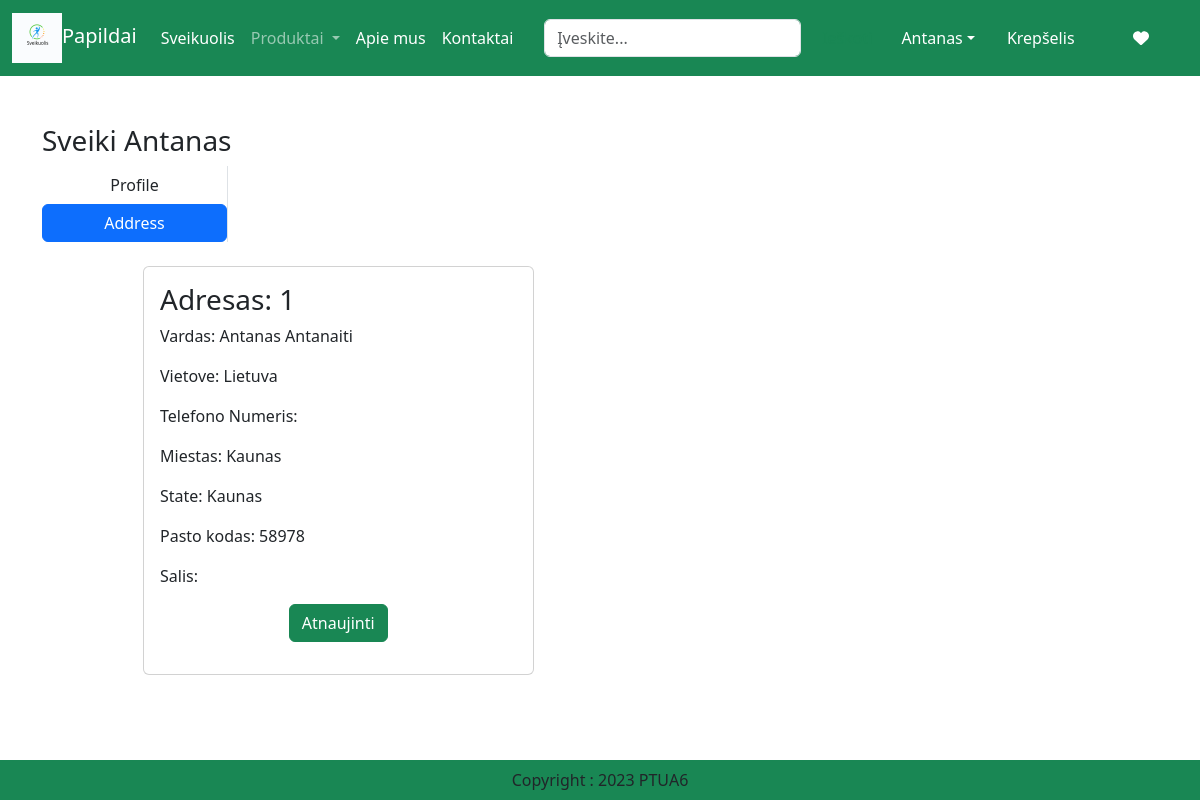
The app's page /address/ (signed in) with its own data.
### app/models.py (models this page shows, shortened)
class Customer(models.Model):
    user = models.ForeignKey(User, on_delete=models.CASCADE)
    name = models.CharField(max_length=200)
    locality = models.CharField(max_length=200)
    city = models.CharField(max_length=200)
    zipcode = models.IntegerField(null=True, blank=True)
    state = models.CharField(max_length=200)
    phone = models.IntegerField(null=True, blank=True)
    email = models.EmailField()

### app/views.py (the view)
# urls.py: path('address/', views.address, name='address'),
def address(request):
    add = Customer.objects.filter(user=request.user)
    return render(request, "app/address.html", locals())

### app/templates/app/address.html (shortened to what this page needs)
{% extends 'app/index.html' %}
{% load static %}
{% block main-content %}
   <div class="container my-5">
        <div class="row">
            <h3>Sveiki <span class="text-capitalize">{{ request.user }}</span></h3>
        </div>
        <div class="col-sm-2 border-end">
            <ul class="list-unstyled">
                <li class="d-grid"><a href="{% url 'profile' %}" class="btn">Profile</a></li>
                <li class="d-grid"><a href="{% url 'address' %}" class="btn btn-primary">Address</a></li>
            </ul>
        </div>
       <div class="col-sm-9 offset-sm-1">
           <div class="row">
               {% for ad in add %}
               <div class="col-sm-6">
                   <div class="card m-2">
                       <div class="card-body">
                           <h3>Adresas: {{forloop.counter}}</h3>
                           <p>Vardas: {{ad.name}}</p>
                           <p>Vietove: {{ad.locality}}</p>
                           <p>Telefono Numeris: {{ad.mobile}}</p>
                           <p>Miestas: {{ad.city}}</p>
                           <p>State: {{ad.state}}</p>
                           <p> Pasto kodas: {{ad.zipcode}}</p>
                           <p>Salis: {{ad.country}}</p>
                           <p class="text-center"><a href="{% url 'updateaddress' pk=ad.id%}" type="button"
                                                          class="btn btn-success">Atnaujinti</a></p>
                       </div>
                   </div>
               </div>
               {% endfor %}
           </div>
       </div>
   </div>
{% endblock main-content %}

### app/templates/app/index.html (shortened to what this page needs)
<!DOCTYPE html>
{% load static %}
<html lang="en">
<head>
</head>
<body>
    <nav class="navbar navbar-expand-lg navbar-dark bg-success">
        <div class="container-fluid">
            <a class="navbar-brand" href="#">
                <img src="{% static "app/images/logo.png" %}" width="50" height="50" alt="logo">Papildai</a>
            <div class="collapse navbar-collapse" id="navbarSupportedContent">
                <ul class="navbar-nav me-auto mb-2 mb-lg-0">
                    <li class="nav-item">
                        <a class="nav-link active" aria-current="page" href="/">Sveikuolis</a>
                    </li>
                    <li class="nav-item dropdown">
                        <a class="nav-link dropdown-toggle" href="#" role="button" data-bs-toggle="dropdown" aria-expanded="false">
                            Produktai
                        </a>
                    </li>
                    <li class="nav-item">
                        <a class="nav-link text-white" href="{% url 'about' %}">Apie mus</a>
                    </li>
                    <li class="nav-item">
                        <a class="nav-link text-white" href="{% url 'contact' %}">Kontaktai</a>
                    </li>
                </ul>
                <form class="d-flex" role="search">
                    <input class="form-control me-2" type="search" placeholder="Įveskite..." aria-label="Search"
                           id="searchInput" name="searchQuery">
                    <button class="btn btn-outline-success" type="submit">Ieškoti</button>
                </form>
                <ul class="navbar-nav me-auto mb-2 mb-lg-0">
                    {% if user.is_authenticated %}
                        <li class="nav-item dropdown mx-2">
                            <a class="nav-link dropdown-toggle text-white" href="#"
                               id="profileDropdown" role="button" data-bs-toggle="dropdown"
                               aria-expanded="false">{{ user.get_username }}</a>
                        </li>
                        <li class="nav-item mx-2">
                            <a href="{% url 'showcart' %}" class="nav-link text-white">Krepšelis</a>
                        </li>
                      <li class="nav-item mx-2">
                        <a href="{% url 'wishlist_products' %}" class="nav-link text-white">
                            <i class="fa fa-heart"></i>
                        </a>
                       </li>
                    {% endif %}
                </ul>
            </div>
        </div>
    </nav>
    {% block main-content %}{% endblock main-content %}
    <footer class="container-fluid fixed-bottom bg-success text-center p-2 mt-5">
                            Copyright : 2023 PTUA6
    </footer>
    <link href="https://cdn.jsdelivr.net/npm/bootstrap@5.3.2/dist/css/bootstrap.min.css" rel="stylesheet">
    <link rel="stylesheet" href="{% static 'app/css/owl.carousel.min.css' %}" />
    <link rel="stylesheet" href="{% static 'app/css/all.min.css' %}" />
    <link rel="stylesheet" href="{% static 'app/css/style.css' %}" />
</body>
</html>

### records on screen
Customer: name "Antanas Antanaiti", locality "Lietuva", city "Kaunas", state "Kaunas", zipcode "58978"

### other values on screen
{{ user.get_username }} "Antanas"
{{ request.user }} "Antanas"
